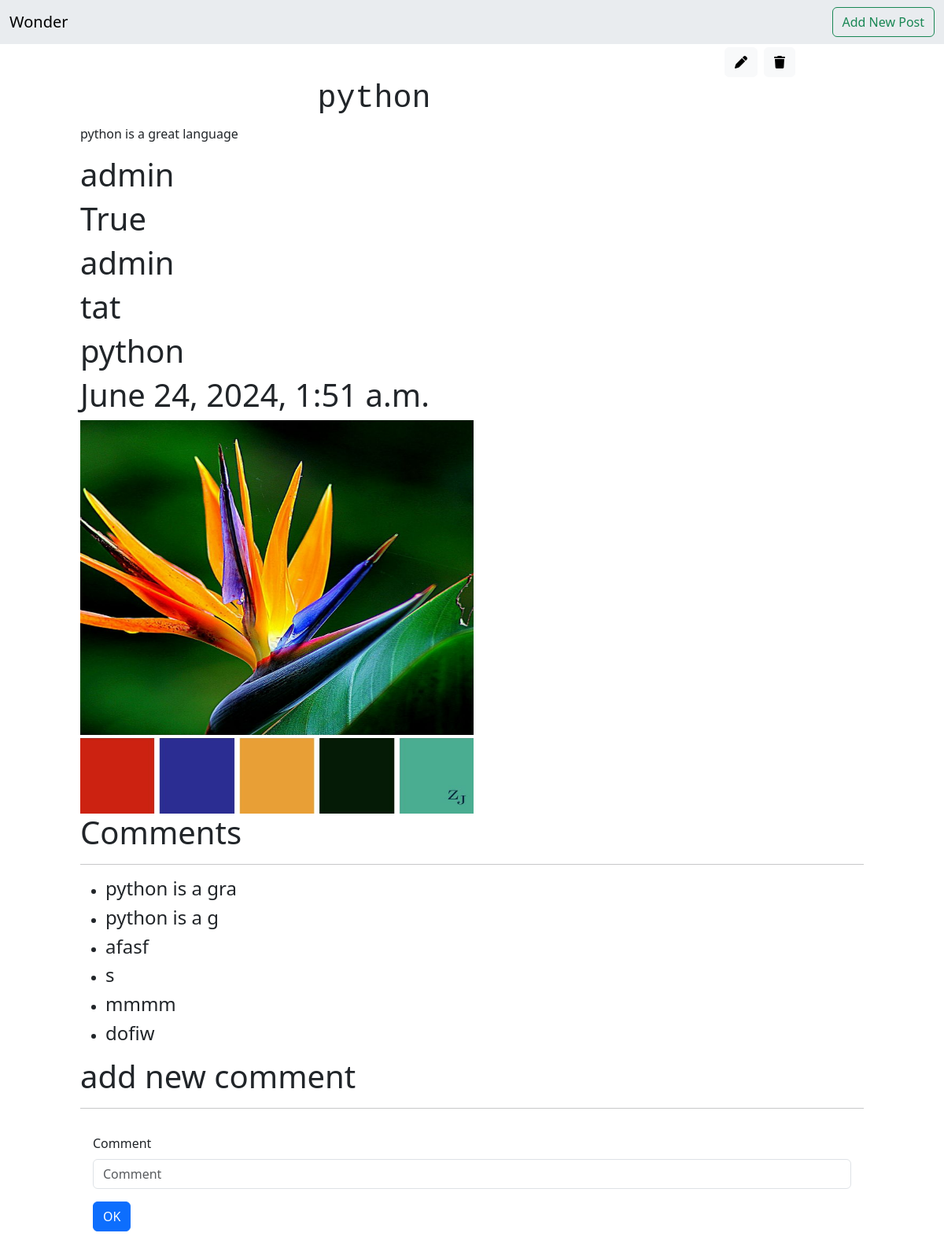
Page /DJblog/2 on the earlier database version.
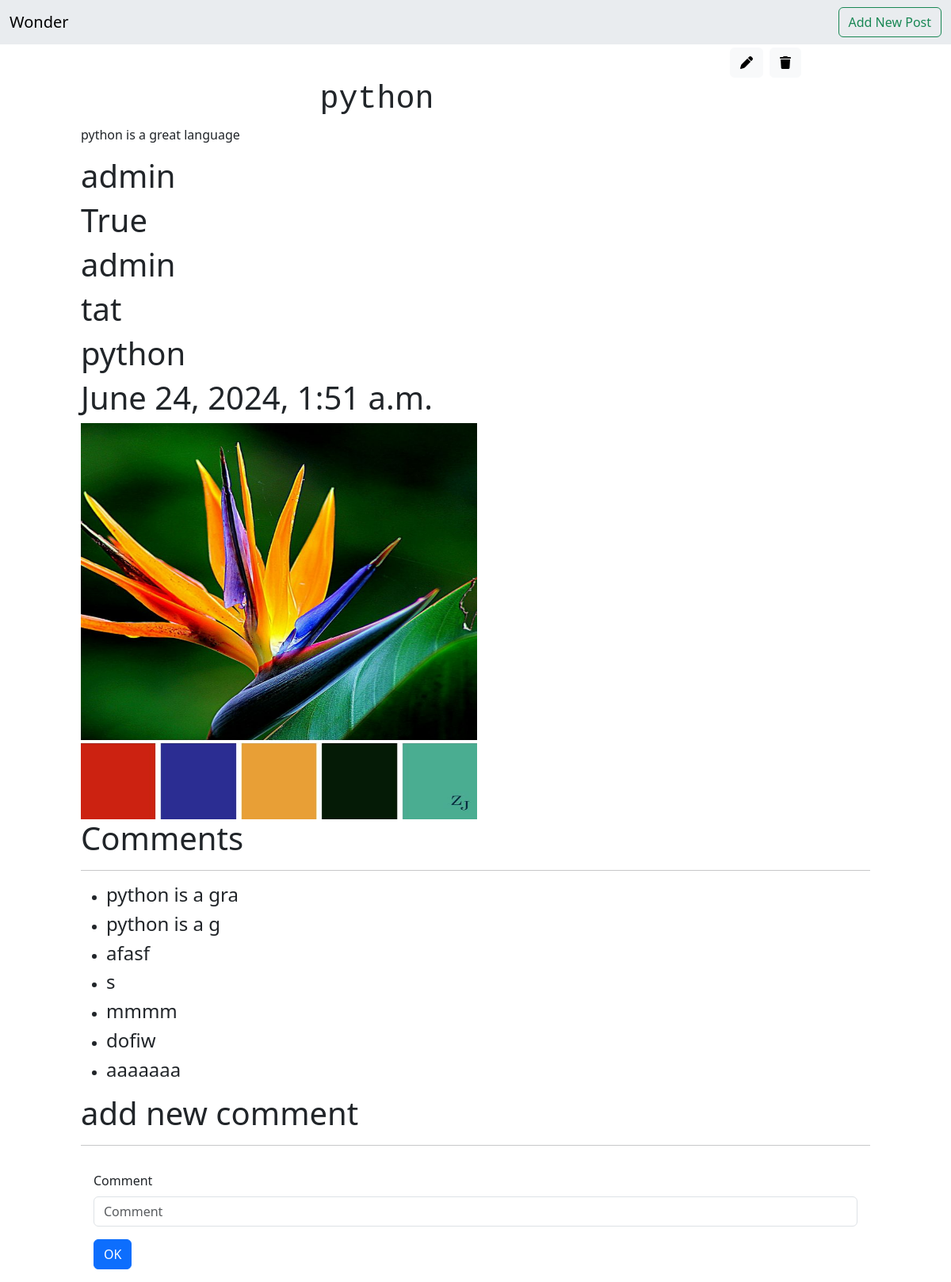
Same page on the later database version.
### DJblog/models.py (models this page shows, shortened)
class Comment(models.Model):
    comment = models.CharField(max_length=200)
    post = models.ForeignKey(Post,related_name='comment_post',on_delete=models.CASCADE)
    comment_writer = models.ForeignKey(User,related_name='comment_writer',on_delete=models.CASCADE)
    created_at = models.DateTimeField(default=timezone.now)

### DJblog/views.py (the view)
# urls.py: path('<int:post_id>',post_detail),
def post_detail(request,post_id):
    post = Post.objects.get(id=post_id)
    post_comments = Comment.objects.filter(post=post)
    if request.method == 'POST':
        form = CommentForm(request.POST)
        if form.is_valid():
            myform = form.save(commit=False)
            myform.comment_writer = request.user
            myform.post = post
            myform = form.save()
            form = CommentForm()
    else:
        form = CommentForm()
    return render(request,'post_detail.html',{'post':post,'post_comments':post_comments,'form':form})

### DJblog/forms.py
class CommentForm(forms.ModelForm):
    class Meta :
        model = Comment
        fields = ['comment']

### DJblog/templates/post_detail.html (shortened to what this page needs)
{% load django_bootstrap5 %}
{% load static %}
<!doctype html>
<html lang="en">
  <head>
    <link href="https://cdn.jsdelivr.net/npm/bootstrap@5.3.3/dist/css/bootstrap.min.css" rel="stylesheet">
    <link href="{% static 'fontawesomefree/css/fontawesome.css' %}" rel="stylesheet" type="text/css">
    <link href="{% static 'fontawesomefree/css/brands.css' %}" rel="stylesheet" type="text/css">
    <link href="{% static 'fontawesomefree/css/solid.css' %}" rel="stylesheet" type="text/css">
  </head>
  <body>
    <nav class="navbar bg-body-secondary">
        <div class="container-fluid">
          <a href='/DJblog/' class="navbar-brand">Wonder</a>
          <form class="d-flex" role="search">
            <a href='/DJblog/new' class="btn btn-outline-success">Add New Post</a>
          </form>
        </div>
      </nav>
      <div class='row d-flex justify-content-center'>
        <div class='col-lg-10'>
        <div class='col-lg-11 d-flex justify-content-end'>
            <a href='/DJblog/{{post.id}}/edit' class="btn btn-light m-1"><i class="fa-solid fa-pen"></i></a>
            <a href='/DJblog/{{post.id}}/delete' class="btn btn-light m-1 " ><i class="fa-solid fa-trash"></i></a>
        </div>
  <div class='col-lg-9'>
    <h1 class="d-flex justify-content-center font-monospace ">{{post.title}}</h1>
    <p>{{post.content}}</p>
    <h1>{{post.writer}}</h1>
    <h1>{{post.drafted}}</h1>
    <h1>{{post.writer}}</h1>
    {% for tag in post.tags.all %}
        <h1>{{tag}}</h1>
    {% endfor %}
    <h1>{{post.created_at}}</h1>
        <img src="{{post.image.url}}" enctype='multipart/form-data' style="width: 500px;height:500px;">
</div>
        <h1>Comments</h1>
        <hr>
        <ul>
        {% for comment in post_comments %}
            <li>
                <h4>{{comment.comment}}</h4>
            </li>
        {% endfor %}
        </ul>
        <h1>add new comment</h1>
        <hr>
        <form method="post" enctype="multipart/form-data" class="mx-3 py-3">
            {% bootstrap_form form %}
            {% bootstrap_button button_type="submit" content="OK" %}
        </form>
        </div>
    </div>
  </body>
</html>

Differences in the rows shown:
added Comment: comment "aaaaaaa"
